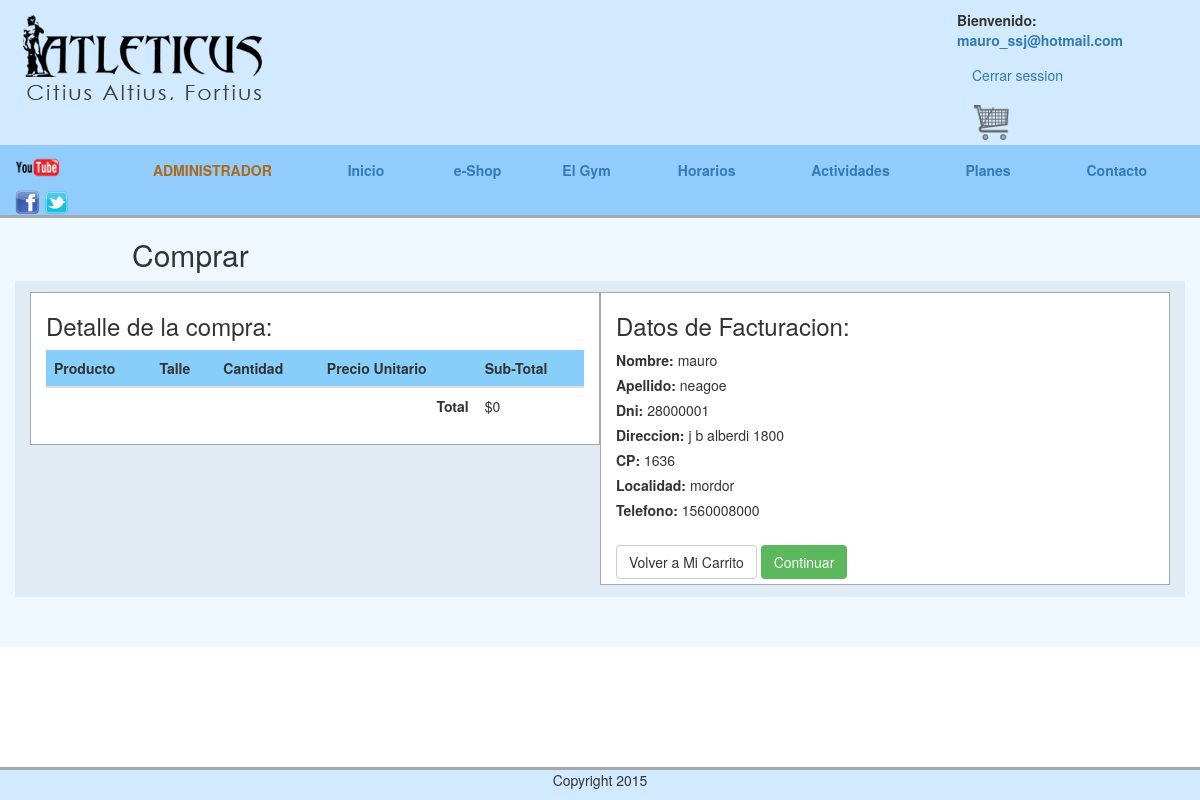
The app's page /comprar.php (signed in) with its own data.
### models/connection.php (called while the page is built, shortened)
<?php
class Connection extends MySQLi {
     private static $instance = null ;
     public static function getInstance(){
         if (self::$instance == null){
             self::$instance = new self(self::HOST, self::USER, self::PASSWORD, self::DATABASE);
             self::$instance->query("SET NAMES 'utf8'");
         }
         return self::$instance ;
     }
}

### models/datos-usuario.php (called while the page is built, shortened)
<?php
require("connection.php");
class DatosUsuario
{
    private $connection;
    public function __construct(){
        $this->connection = Connection::getInstance();
    }
    public function getDatosPersonales($idUsuario){
        $query = "SELECT id_datos_usuario,
                            id_usuario,
                            datos_usuario_nombre,
                            datos_usuario_apellido,
                            datos_usuario_dni,
                            datos_usuario_direccion,
                            datos_usuario_cp,
                            datos_usuario_localidad,
                            datos_usuario_telefono
                    FROM `datos-usuario`
                    WHERE id_usuario = '$idUsuario'";
        $datos = $this->connection->query($query);
        return $datos->fetch_assoc();
    }
}

### comprar.php (the view, shortened to what this page needs)
<?php
    require("partials/header.php");
    require("models/datos-usuario.php");
    $du = new DatosUsuario;
    $datos = $du->getDatosPersonales($_SESSION["usuario"]["id"]);
?>
        <div class="container-fluid cuerpo">
            <h2 class="titulo-cuerpo">Comprar</h2>
            <div class="container cuerpo-comprar">
                <div class="col-md-6 detalle-compra">
                    <h3>Detalle de la compra:</h3>
                    <table id="detalle-carrito" class="table table-hover">
                        <thead>
                            <tr>
                                <th>Producto</th>
                                <th>Talle</th>
                                <th>Cantidad</th>
                                <th>Precio Unitario</th>
                                <th>Sub-Total</th>
                            </tr>
                        </thead>
                        <tbody id="body-micarrito">
                            <?php
                                $total = 0;
                            ?>
                            <tr>
                                <td colspan="4">
                                    <span class="pull-right"><b>Total</b></span>
                                </td>
                                <td>
                                    <span>$<?php echo $total?></span>
                                </td>
                            </tr>
                        </tbody>
                    </table>
                </div>
                <div class="col-md-6 facturacion">
                    <h3>Datos de Facturacion:</h3>
                    <label>Nombre:</label><?php echo " " . $datos["datos_usuario_nombre"]?>
                    <br>
                    <label>Apellido:</label><?php echo " " . $datos["datos_usuario_apellido"]?>
                    <br>
                    <label>Dni:</label><?php echo " " . $datos["datos_usuario_dni"]?>
                    <br>
                    <label>Direccion:</label><?php echo " " . $datos["datos_usuario_direccion"]?>
                    <br>
                    <label>CP:</label><?php echo " " . $datos["datos_usuario_cp"]?>
                    <br>
                    <label>Localidad:</label><?php echo " " . $datos["datos_usuario_localidad"]?>
                    <br>
                    <label>Telefono:</label><?php echo " " . $datos["datos_usuario_telefono"]?>
                    <br>
                    <br>
                    <a href="micarrito.php"><button type="button" class="btn btn-default">Volver a Mi Carrito</button></a>
                <a href="comprar2.php"><button type="button" class="btn btn-success">Continuar</button></a>
                </div>
            </div>
        </div>
<?php require("partials/footer.php"); ?>

### css/main.css (style rules this page uses)
.cuerpo .titulo-cuerpo { margin-left: 240px; }

### css/mainMauro.css (style rules this page uses)
.cuerpo-micarrito, .cuerpo-comprar { background-color: #e1ebf4; margin-bottom: 50px; }
.cuerpo-comprar .facturacion, .detalle-compra { border-style: solid; border-width: thin; border-color: #a6a8aa; margin-top: 1%; margin-bottom: 1%; background-color: white; }
.cuerpo-comprar .facturacion button, input, select { margin-bottom: 1% }
.contenedor-principal .row-cuerpo h2 { margin-left: 10%; }
#body-micarrito td { vertical-align: middle; }
.table_reservas, .table_calificaciones, .table_mis_compras, .table_mis_actividades, #detalle-carrito tr { background-color: white; }
#detalle-carrito th { background-color: lightskyblue }

### css/standalone.css (style rules this page uses)
.btn { cursor: pointer; -webkit-user-select: none; -moz-user-select: none; -ms-user-select: none; user-select: none; background-image: none; border: 1px solid transparent; }
.btn-default { color: #333; background-color: #fff; border-color: #ccc; }

### records on screen
datos-usuario: datos_usuario_nombre "mauro", datos_usuario_apellido "neagoe", datos_usuario_dni "28000001", datos_usuario_direccion "j b alberdi 1800", datos_usuario_cp "1636", datos_usuario_localidad "mordor", datos_usuario_telefono "1560008000"

### other values on screen
$_SESSION["usuario"]["email"] "mauro_ssj@hotmail.com"
$total "0"
